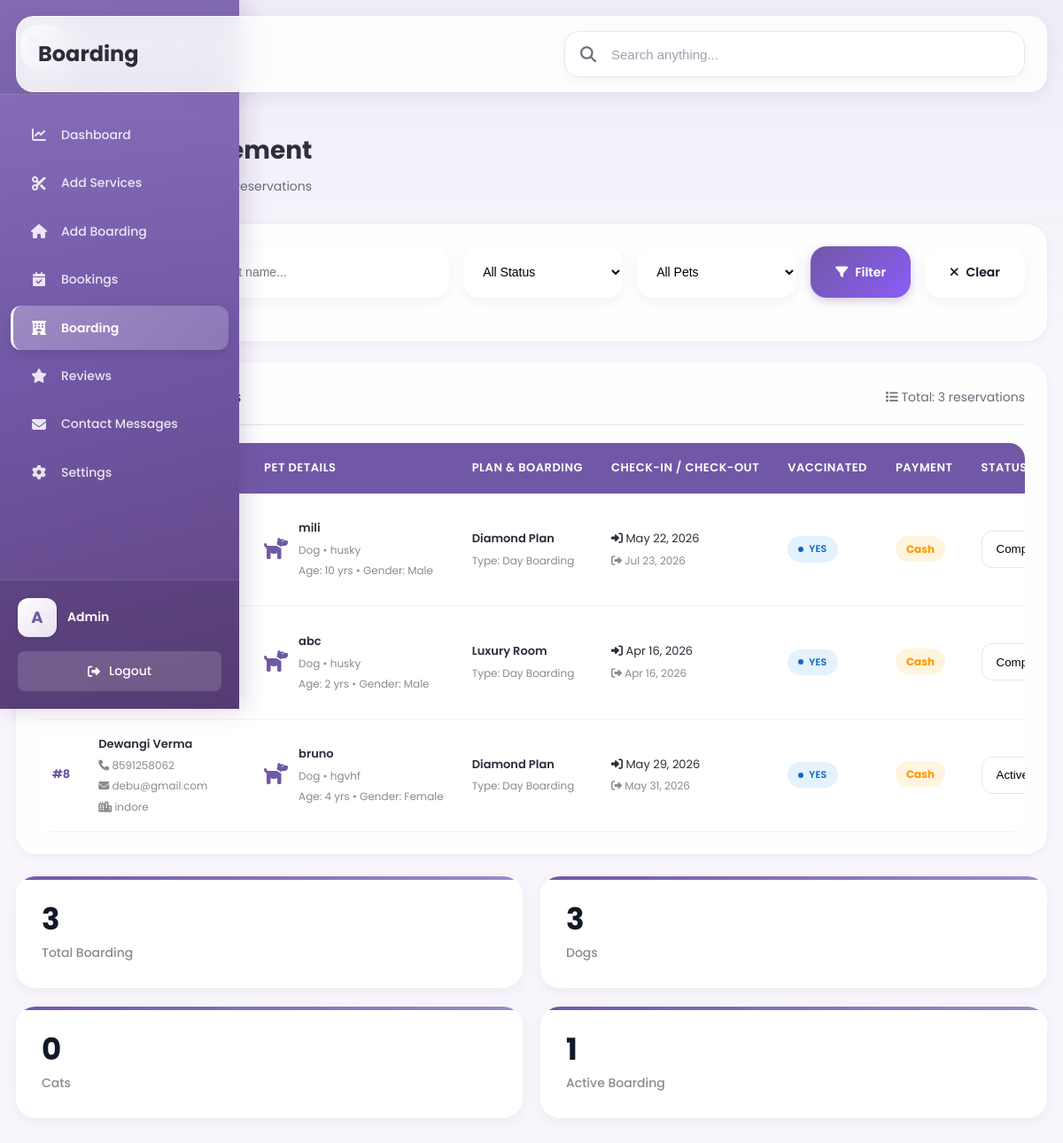
Screenshot of /admin/boarding.php (signed in) with the database file from the repository.
### tables this page shows
CREATE TABLE `boarding` (
  `id` int(11) NOT NULL,
  `owner_name` varchar(100) DEFAULT NULL,
  `phone` varchar(15) DEFAULT NULL,
  `email` varchar(100) DEFAULT NULL,
  `city` varchar(100) DEFAULT NULL,
  `pet_name` varchar(100) DEFAULT NULL,
  `pet_type` varchar(50) DEFAULT NULL,
  `plan` varchar(100) DEFAULT NULL,
  `breed` varchar(100) DEFAULT NULL,
  `age` varchar(10) DEFAULT NULL,
  `gender` varchar(20) DEFAULT NULL,
  `notes` text DEFAULT NULL,
  `boarding_type` varchar(50) DEFAULT NULL,
  `emergency_contact` varchar(15) DEFAULT NULL,
  `checkin_date` date DEFAULT NULL,
  `checkout_date` date DEFAULT NULL,
  `vaccinated_confirm` varchar(10) DEFAULT NULL,
  `created_at` timestamp NOT NULL DEFAULT current_timestamp(),
  `status` varchar(20) DEFAULT 'active',
  `payment_method` varchar(50) DEFAULT NULL,
  `payment_status` varchar(50) DEFAULT NULL
);

### admin/boarding.php (the view, shortened to what this page needs)
<?php
include '../config/db.php';
require_once 'includes/header.php';
$boarding = mysqli_query($conn, "SELECT * FROM boarding ORDER BY id ASC");
$status_options = ['active', 'completed', 'cancelled'];
?>
<div class="page-header">
    <h1>Boarding Management</h1>
    <p>View and manage all pet boarding reservations</p>
</div>
<div class="card mb-24">
    <div class="card-body">
        <div class="filter-section">
            <div class="search-box">
                <i class="fas fa-search"></i>
                <input
                    type="text"
                    id="searchInput"
                    placeholder="Search by owner, phone, pet name..."
                >
            </div>
            <select id="statusFilter" class="filter-select">
                <option value="">All Status</option>
            </select>
            <select id="petFilter" class="filter-select">
                <option value="">All Pets</option>
            </select>
            <button class="btn btn-primary" onclick="applyFilters()">
                <i class="fas fa-filter"></i>
                Filter
            </button>
            <button class="btn btn-light" onclick="clearFilters()">
                <i class="fas fa-times"></i>
                Clear
            </button>
        </div>
    </div>
</div>
<div class="card">
    <div class="card-header">
        <h2><i class="fas fa-hotel"></i> Boarding Reservations</h2>
        <span style="color: var(--text-light); font-size: 14px;">
            <i class="fas fa-list"></i>
            Total: <?php echo mysqli_num_rows($boarding); ?> reservations
        </span>
    </div>
    <div class="card-body">
        <div class="table-responsive">
            <table id="boardingTable">
                <thead>
                    <tr>
                        <th>ID</th>
                        <th>Owner Info</th>
                        <th>Pet Details</th>
                        <th>Plan & Boarding</th>
                        <th>Check-in / Check-out</th>
                        <th>Vaccinated</th>
                        <th>Payment</th>
                        <th>Status</th>
                    </tr>
                </thead>
                <tbody>
                <?php if(mysqli_num_rows($boarding) > 0): ?>
                    <?php while($row = mysqli_fetch_assoc($boarding)): ?>
                    <tr
                        data-status="<?php echo strtolower($row['status'] ?? ''); ?>"
                        data-pet="<?php echo strtolower($row['pet_type'] ?? ''); ?>"
                    >
                        <td>
                            <strong style="color: var(--primary);">
                                #<?php echo $row['id']; ?>
                            </strong>
                        </td>
                        <td>
                            <div style="font-weight:600;">
                                <?php echo htmlspecialchars($row['owner_name'] ?? 'N/A'); ?>
                            </div>
                            <div class="small-text">
                                <i class="fas fa-phone"></i>
                                <?php echo htmlspecialchars($row['phone'] ?? '-'); ?>
                            </div>
                            <div class="small-text">
                                <i class="fas fa-envelope"></i>
                                <?php echo htmlspecialchars($row['email'] ?? '-'); ?>
                            </div>
                            <div class="small-text">
                                <i class="fas fa-city"></i>
                                <?php echo htmlspecialchars($row['city'] ?? '-'); ?>
                            </div>
                        </td>
                        <td>
                            <div class="pet-box">
                                <span class="pet-icon">
                                <?php if(($row['pet_type'] ?? '') == 'Dog'): ?>
                                    <i class="fas fa-dog"></i>
                                <?php elseif(($row['pet_type'] ?? '') == 'Cat'): ?>
                                    <i class="fas fa-cat"></i>
                                <?php else: ?>
                                    <i class="fas fa-paw"></i>
                                <?php endif; ?>
                                </span>
                                <div>
                                    <div style="font-weight:600;">
                                        <?php echo htmlspecialchars($row['pet_name'] ?? 'N/A'); ?>
                                    </div>
                                    <div class="small-text">
                                        <?php echo htmlspecialchars($row['pet_type'] ?? '-'); ?>
                                        •
                                        <?php echo htmlspecialchars($row['breed'] ?? '-'); ?>
                                    </div>
                                    <div class="small-text">
                                        Age:
                                        <?php echo htmlspecialchars($row['age'] ?? '-'); ?>
                                        yrs
                                        •
                                        Gender:
                                        <?php echo htmlspecialchars($row['gender'] ?? '-'); ?>
                                    </div>
                                </div>
                            </div>
                        </td>
                        <td>
                            <div style="font-weight:600;">
                                <?php echo htmlspecialchars($row['plan'] ?? 'N/A'); ?>
                            </div>
                            <div class="small-text">
                                Type:
                                <?php echo htmlspecialchars($row['boarding_type'] ?? '-'); ?>
                            </div>
                        </td>
                        <td>
                            <div>
                                <i class="fas fa-sign-in-alt"></i>
                                <?php
                                echo !empty($row['checkin_date'])
                                ? date('M d, Y', strtotime($row['checkin_date']))
                                : '-';
                                ?>
                            </div>
                            <div class="small-text">
                                <i class="fas fa-sign-out-alt"></i>
                                <?php
                                echo !empty($row['checkout_date'])
                                ? date('M d, Y', strtotime($row['checkout_date']))
                                : '-';
                                ?>
                            </div>
                        </td>
                        <td>
                        <?php if(($row['vaccinated_confirm'] ?? '') == 'Yes'): ?>
                            <span class="status-badge status-confirmed">
                                Yes
                            </span>
                        <?php else: ?>
                            <span class="status-badge status-cancelled">
                                No
                            </span>
                        <?php endif; ?>
                        </td>
                        <td>
<?php if($row['payment_method'] == 'online'): ?>
    <span style="
        background:#e7fff1;
        color:#00a651;
        padding:6px 12px;
        border-radius:30px;
        font-size:12px;
        font-weight:700;
    ">
        Online Paid
    </span>
<?php else: ?>
    <span style="
        background:#fff4dd;
        color:#ff9800;
        padding:6px 12px;
        border-radius:30px;
        font-size:12px;
        font-weight:700;
    ">
        Cash
    </span>
<?php endif; ?>
</td>
                        <td>
                            <select
                                class="status-select"
                                onchange="updateStatus(<?php echo $row['id']; ?>, this.value, 'boarding')"
                            >
                            <?php foreach ($status_options as $option): ?>
                                <option
                                    value="<?php echo $option; ?>"
                                    <?php echo ($row['status'] ?? '') === $option ? 'selected' : ''; ?>
                                >
                                    <?php echo ucfirst($option); ?>
                                </option>
                            <?php endforeach; ?>
                            </select>
                        </td>
                    </tr>
                    <?php endwhile; ?>
                <?php endif; ?>
                </tbody>
            </table>
        </div>
    </div>
</div>
<div class="stats-grid mt-24">
    <div class="stat-card">
        <div class="stat-card-value">
            <?php echo mysqli_num_rows($boarding); ?>
        </div>
        <div class="stat-card-label">
            Total Boarding
        </div>
    </div>
    <div class="stat-card">
        <div class="stat-card-value">
            <?php
            echo mysqli_num_rows(
                mysqli_query($conn, "SELECT id FROM boarding WHERE pet_type='Dog'")
            );
            ?>
        </div>
        <div class="stat-card-label">
            Dogs
        </div>
    </div>
    <div class="stat-card">
        <div class="stat-card-value">
            <?php
            echo mysqli_num_rows(
                mysqli_query($conn, "SELECT id FROM boarding WHERE pet_type='Cat'")
            );
            ?>
        </div>
        <div class="stat-card-label">
            Cats
        </div>
    </div>
    <div class="stat-card">
        <div class="stat-card-value">
            <?php
            echo mysqli_num_rows(
                mysqli_query($conn, "SELECT id FROM boarding WHERE status='active'")
            );
            ?>
        </div>
        <div class="stat-card-label">
            Active Boarding
        </div>
    </div>
</div>
<?php require_once 'includes/footer.php'; ?>

### rows the page displays
boarding: pet_name "mili", pet_type "Dog", breed "husky", age "10", gender "Male", plan "Diamond Plan", boarding_type "Day Boarding", checkin_date "May 22, 2026", checkout_date "Jul 23, 2026", vaccinated_confirm "YES", shows "Cash", status+id "Completed"
boarding: email "nitin@bmncollege.com", pet_name "abc", pet_type "Dog", breed "husky", age "2", gender "Male", plan "Luxury Room", boarding_type "Day Boarding", checkin_date "Apr 16, 2026", checkout_date "Apr 16, 2026", vaccinated_confirm "YES", shows "Cash", status+id "Completed"
boarding: id "8", owner_name "Dewangi Verma", phone "8591258062", email "debu@gmail.com", city "indore", pet_name "bruno", pet_type "Dog", breed "hgvhf", age "4", gender "Female", plan "Diamond Plan", boarding_type "Day Boarding", checkin_date "May 29, 2026", checkout_date "May 31, 2026", vaccinated_confirm "YES", payment_method "Cash", status+id "Active"

### other values shown
$page_title "Boarding"
mysqli_num_rows($boarding) "3"
